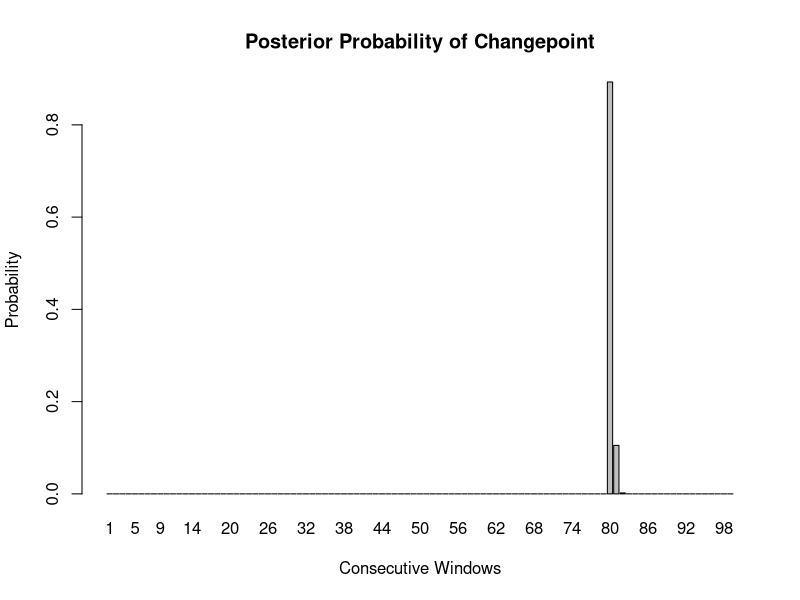
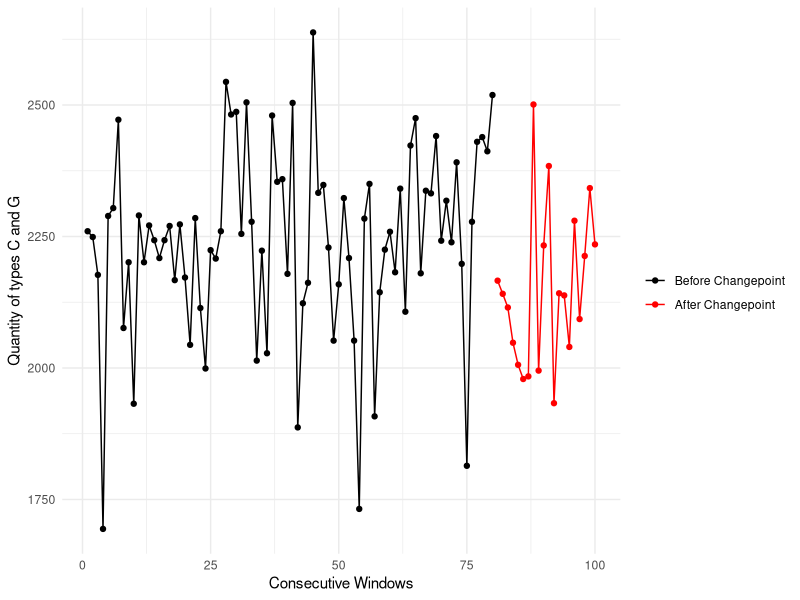
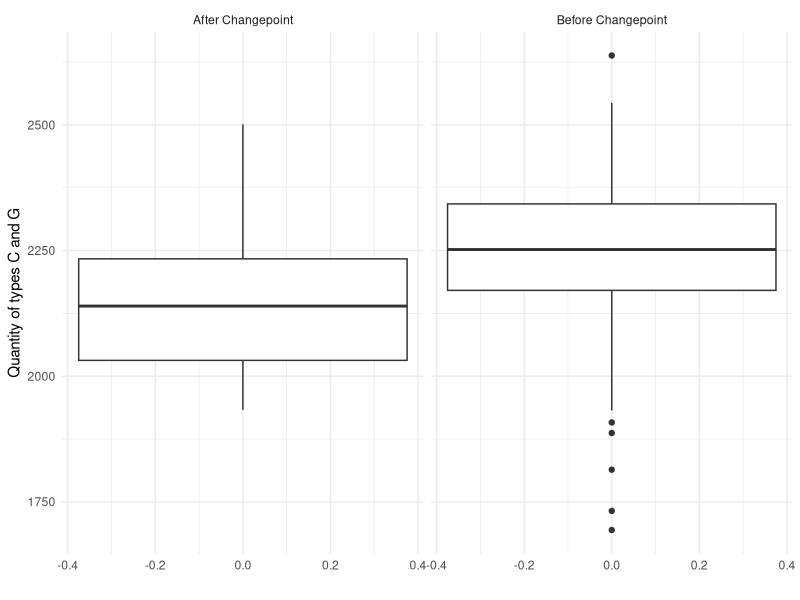
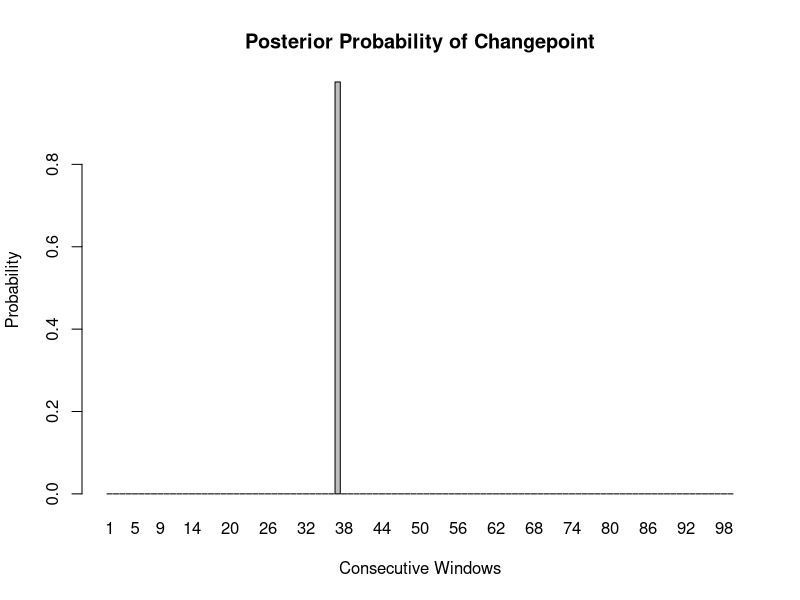
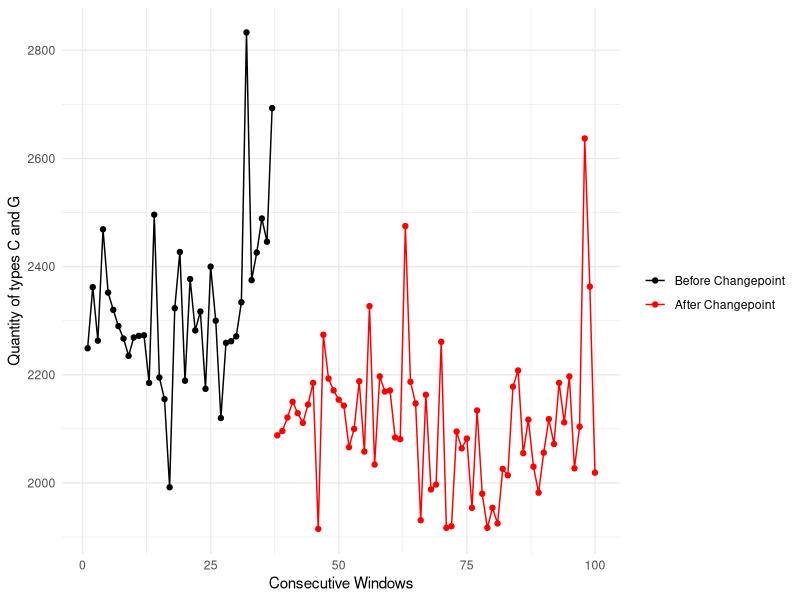
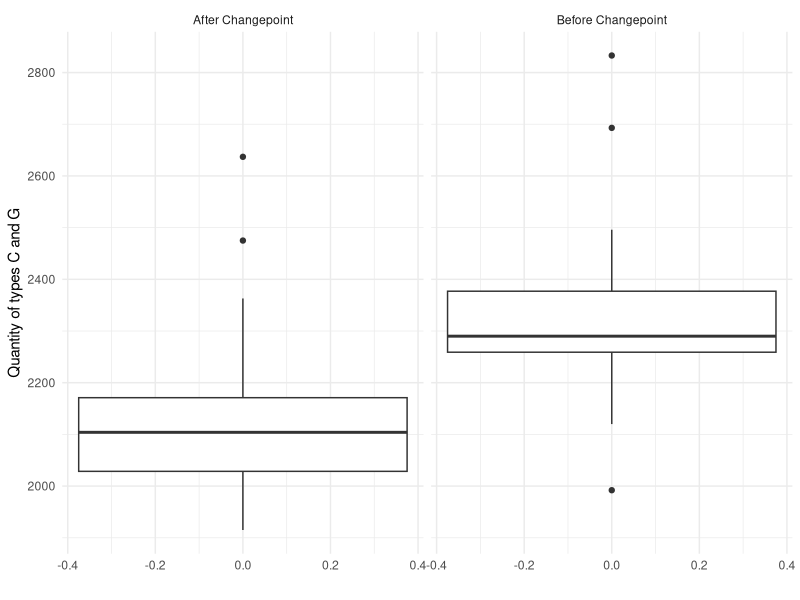
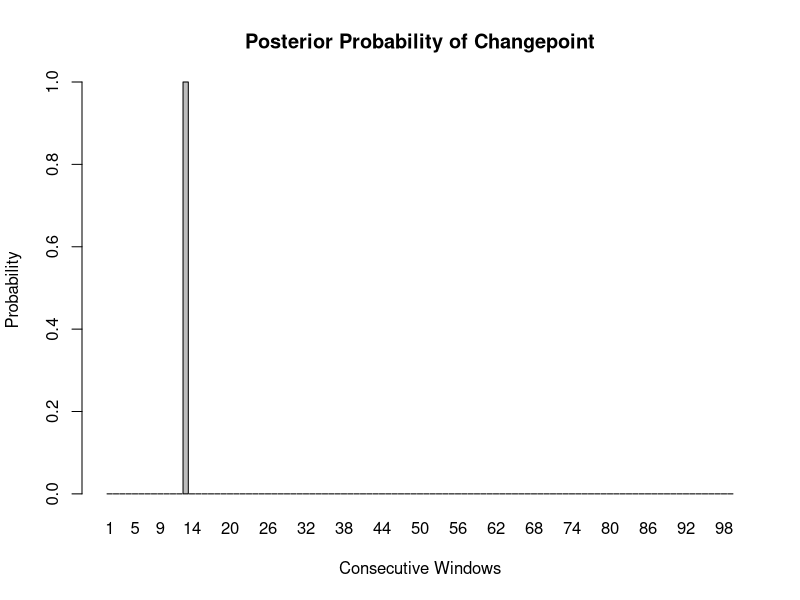
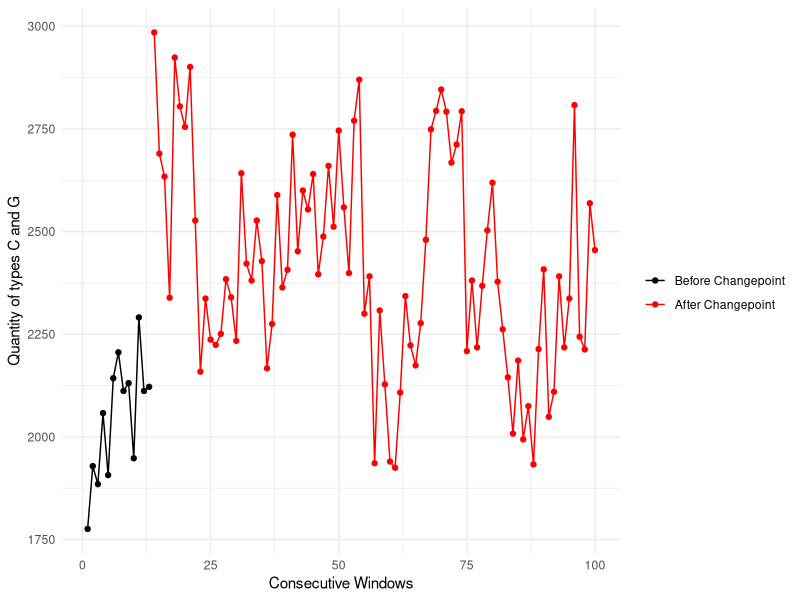

Recreate these plots in R, in order.
chr1 <- scan("data/dataset1.csv")
chr2 <- scan("data/dataset2.csv")
chr3 <- scan("data/dataset3.csv")
chr4 <- scan("data/dataset4.csv")
chr5 <- scan("data/dataset5.csv")

library(ggplot2)

analysis <- function(x, PLOT = TRUE){
  m <- 5000
  n <- length(x)
  s <- cumsum(x)
  logpr <- numeric(n - 1)
  for (t in seq_along(logpr)){
    logpr[t] <- lbeta(s[t] + 1, t * m - s[t] + 1) + lbeta(s[n] - s[t] + 1, (n - t) * m - s[n] + s[t] + 1)
  }
  logprmax <- max(logpr)
  pr <- exp(logpr - logprmax)
  pr <- pr / sum(pr)
  LogEv1 <- lbeta(s[n] + 1, n * m - s[n] + 1)
  LogEv2 <- -log(n - 1) + logprmax + log(sum(exp(logpr - logprmax)))
  LogDen <- max(LogEv1, LogEv2) +
    log(exp(LogEv1 - max(LogEv1, LogEv2)) +
          exp(LogEv2 - max(LogEv1, LogEv2)))
  Postprob1 <- exp(LogEv1 - LogDen)
  Postprob2 <- exp(LogEv2 - LogDen)
  print(paste("The posterior probability of Model 1 is", Postprob1))
  print(paste("The posterior probability of Model 2 is", Postprob2))
  changepoint <- which(pr == max(pr))
  print(paste("Changepoint:", changepoint))
  if (PLOT){
    barplot(pr, names = seq_along(pr), main = "Posterior Probability of Changepoint", xlab = "Consecutive Windows", ylab = "Probability")
    df <- data.frame(Win = seq_along(x), chr = x)
    print(ggplot(df, aes(Win, chr)) +
      geom_point(aes(colour = Win > changepoint)) +
      geom_line(aes(colour = Win > changepoint)) +
      scale_color_manual(
        values = c("FALSE" = "black", "TRUE" = "red"),
        labels = c("Before Changepoint", "After Changepoint")
      ) + 
      labs(x = "Consecutive Windows", y = "Quantity of types C and G", color = "") +
        theme_minimal())
    df$Period <- ifelse(df$Win <= changepoint,
                        "Before Changepoint",
                        "After Changepoint")
    print(ggplot(df, aes(y = chr)) +
      geom_boxplot() +
      facet_wrap(~ Period, nrow = 1) +
      labs(
        x = "",
        y = "Quantity of types C and G"
      ) +
      theme_minimal())
    
    
  }
}
analysis(chr1)
analysis(chr2)
analysis(chr3)
analysis(chr4)
analysis(chr5)
